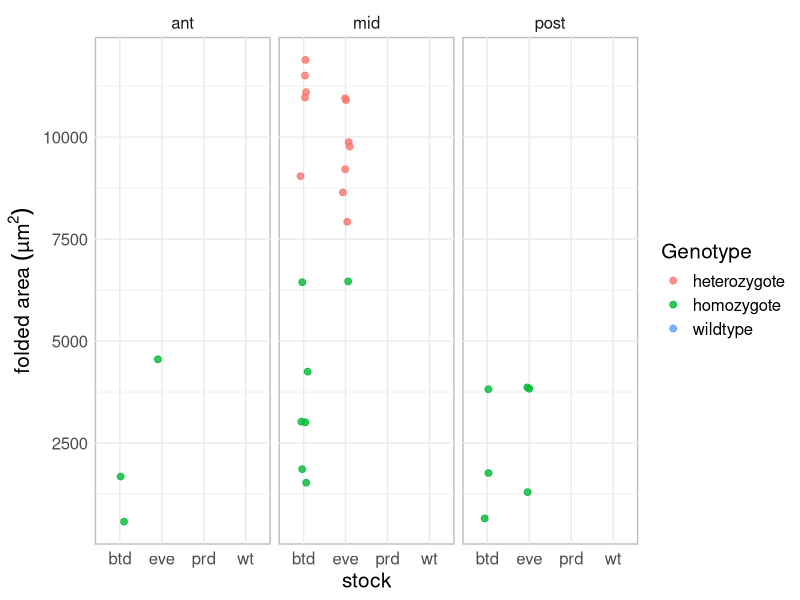
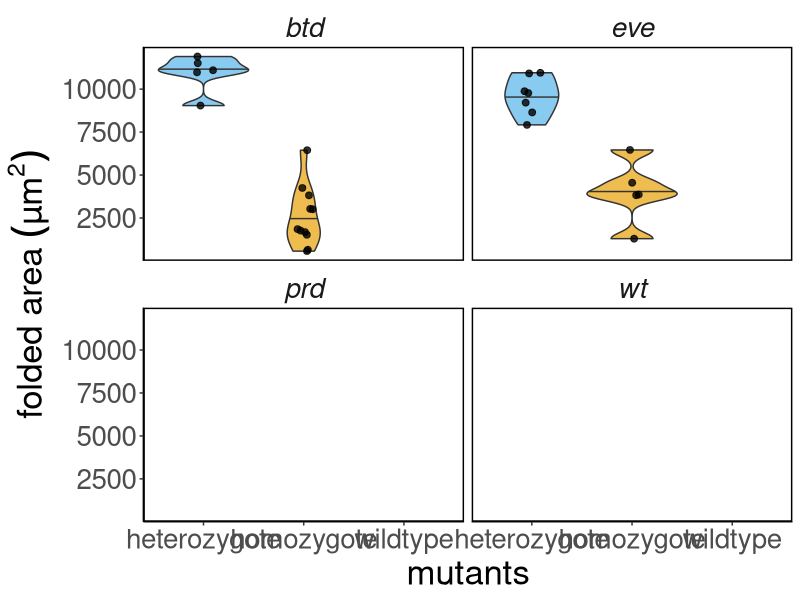
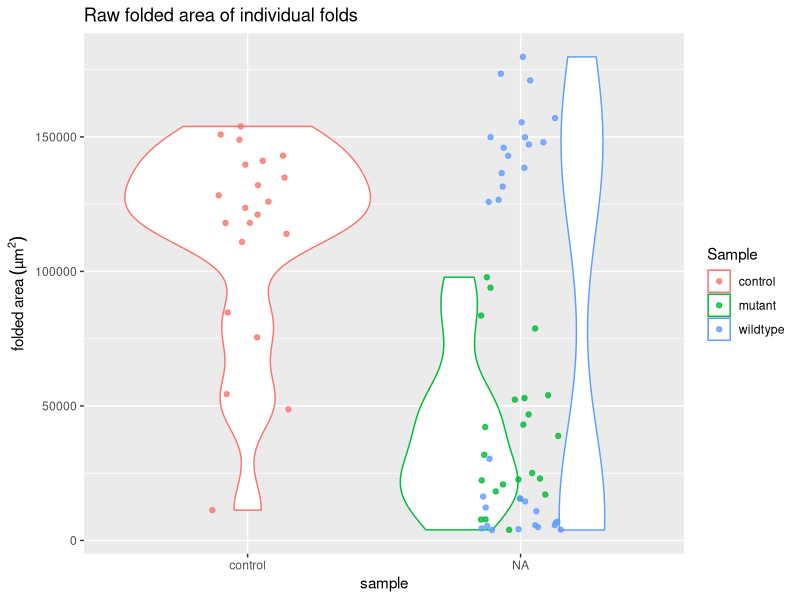
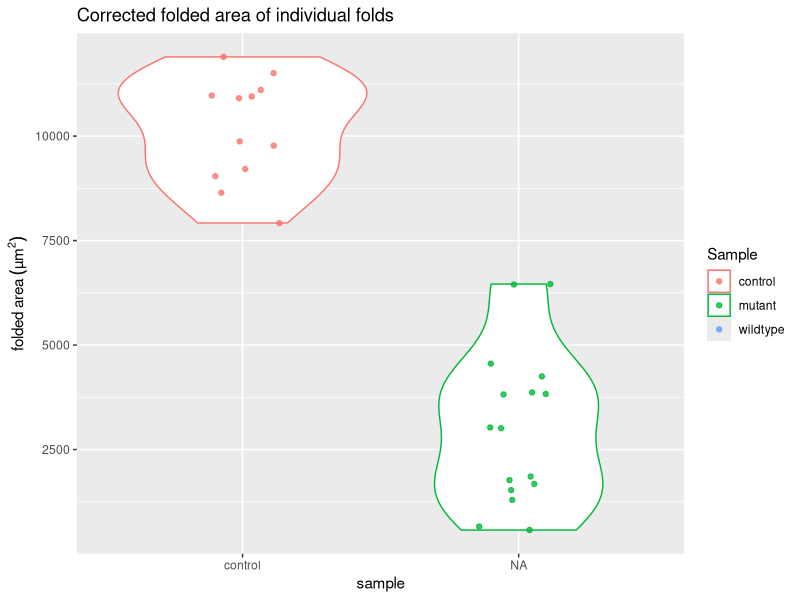
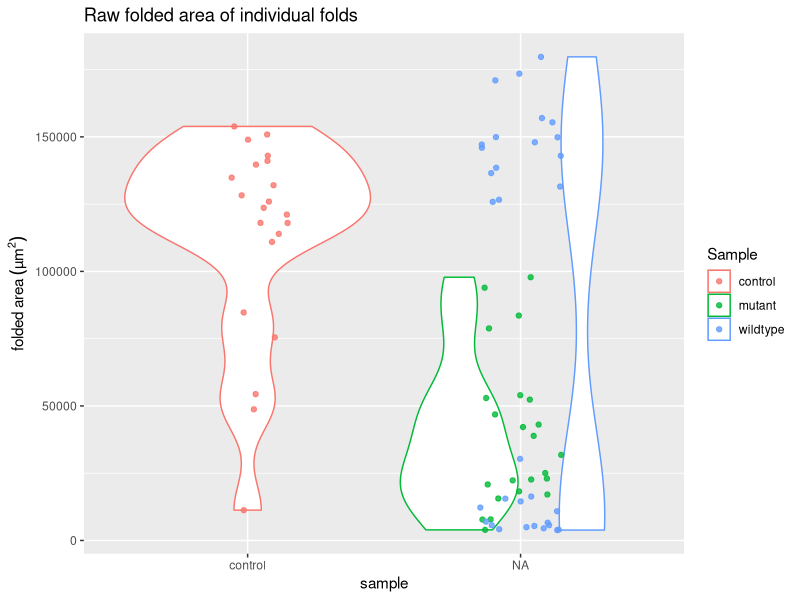
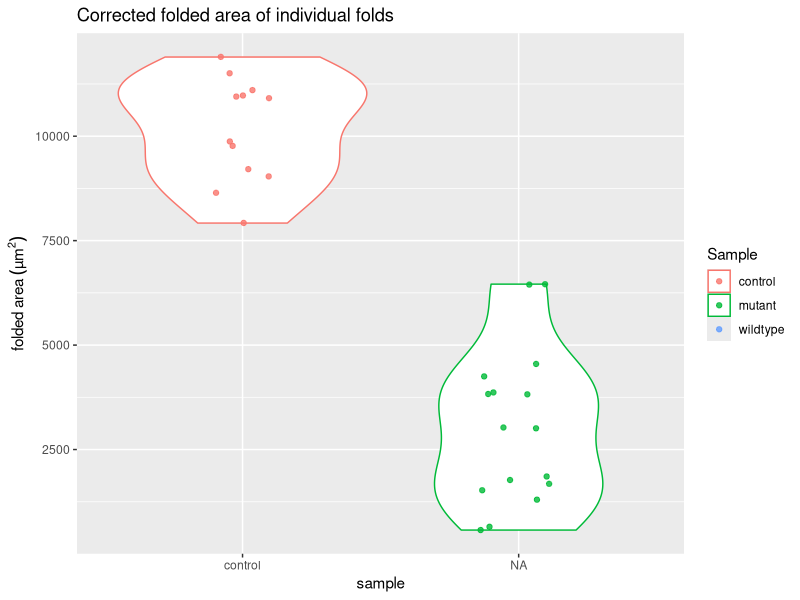

R code for these plots, in order: (Note: this script raises an error after producing the figures.)
## ---- chunk 1
knitr::opts_chunk$set(echo = TRUE, tidy = TRUE, cache = FALSE)
knitr::opts_knit$set(root.dir = "~/Dropbox/Projects/Cephalic_furrow/7-Paper/1-analyses/folded-area")
# Load ggplot
library(ggplot2)
## ---- chunk 2
# Load raw ROI measurements from ImageJ
results <- read.delim("results.txt")

# Remove slice number from the labels
results$Label <- gsub(":1", "", results$Label)

# Split label at "_s" to get the embryo name. sapply gets all first elements of the split.
results$Embryo <- sapply(strsplit(results$Label, "_s"), "[", 1)

# Remove "_CARE" from embryo name
results$Embryo <- gsub("_CARE", "", results$Embryo)

# Add columns with sample information (needs manual update for new ROIs)
#results$Stock <- substring(results$Label, 1, 3)

# Load sample info and merge with results
samples <- read.delim("samples.csv", sep = ",")
results <- merge(results, samples, by = "Label", all.x = TRUE)

# Load corrected area measurements for cartographic projections
corrected <- read.delim("corrected_results.txt", sep = "")
colnames(corrected) <- c("Label", "AreaCorr")

# Merge corrected area to results
results <- merge(results, corrected, by = "Label", all.x = TRUE)

# Sum total folded area
area <- aggregate(results$Area, list(results$Embryo), sum)
colnames(area) <- c("Embryo", "Area")

# Sum total folded area corrected
areacorr <- aggregate(results$AreaCorr, list(results$Embryo), sum)
colnames(areacorr) <- c("Embryo", "AreaCorr")

# Count number of folds
nfold <- data.frame(table(results$Embryo))
colnames(nfold) <- c("Embryo", "Folds")

# Get sample information
embryos <- unique(results[, c("Embryo", "Stock", "Sample", "Genotype")])

# Merge datasets
total <- merge(area, areacorr, by = "Embryo", all.x = TRUE)
total <- merge(total, nfold, by = "Embryo", all.x = TRUE)
total <- merge(total, embryos, by = "Embryo", all.x = TRUE)

# Print btd embryos
sprintf("btd: embryos=%s (het=%s, hom=%s), folds=%s (het=%s, hom=%s)",
        length(embryos[embryos$Stock == "btd",]$Embryo), # total embryos
        length(embryos[embryos$Genotype == "heterozygote" & embryos$Stock == "btd",]$Embryo), # het embryos
        length(embryos[embryos$Genotype == "homozygote" & embryos$Stock == "btd",]$Embryo), # hom embryos
        
        length(results[results$Stock == "btd",]$Label), # total folds
        length(results[results$Genotype == "heterozygote" & results$Stock == "btd",]$Label), # het folds
        length(results[results$Genotype == "homozygote" & results$Stock == "btd",]$Label) # het folds
        )

# Print eve embryos
sprintf("eve: embryos=%s (het=%s, hom=%s), folds=%s (het=%s, hom=%s)",
        length(embryos[embryos$Stock == "eve",]$Embryo), # total embryos
        length(embryos[embryos$Genotype == "heterozygote" & embryos$Stock == "eve",]$Embryo), # het embryos
        length(embryos[embryos$Genotype == "homozygote" & embryos$Stock == "eve",]$Embryo), # hom embryos
        
        length(results[results$Stock == "eve",]$Label), # total folds
        length(results[results$Genotype == "heterozygote" & results$Stock == "eve",]$Label), # het folds
        length(results[results$Genotype == "homozygote" & results$Stock == "eve",]$Label) # het folds
        )

# Print prd embryos
sprintf("prd: embryos=%s (het=%s, hom=%s), folds=%s (het=%s, hom=%s)",
        length(embryos[embryos$Stock == "prd",]$Embryo), # total embryos
        length(embryos[embryos$Genotype == "heterozygote" & embryos$Stock == "prd",]$Embryo), # het embryos
        length(embryos[embryos$Genotype == "homozygote" & embryos$Stock == "prd",]$Embryo), # hom embryos
        
        length(results[results$Stock == "prd",]$Label), # total folds
        length(results[results$Genotype == "heterozygote" & results$Stock == "prd",]$Label), # het folds
        length(results[results$Genotype == "homozygote" & results$Stock == "prd",]$Label) # het folds
        )

# Print wt embryos
sprintf("wt: embryos=%s, folds=%s",
        length(embryos[embryos$Stock == "wt",]$Embryo), # total embryos
        length(results[results$Stock == "wt",]$Label) # total folds
        )


## ---- chunk 3
# Corrected area of individual folds per position
ggplot(results, aes(Stock, AreaCorr, colour = Genotype)) +
  geom_jitter(alpha = 0.8, width = 0.1, size = 2) +
  labs(x = "stock", y = expression(paste("folded area ", (µm^2)))) +
  facet_wrap(~Position, strip.position = "top") +
  theme_minimal() +
  theme(text =  element_text(size = 15),
        panel.background = element_rect(colour = "gray", size=1)
  )

# Plot corrected area of individual folds
ggplot(results, aes(Genotype, AreaCorr, fill = Genotype)) +
  geom_violin(draw_quantiles = c("0.5"), show.legend = FALSE, alpha = 0.7) +
  geom_jitter(alpha = 0.8, width = 0.1, size = 2, show.legend = FALSE) +
  labs(x = "mutants", y = expression(paste("folded area ", (µm^2)))) +
  facet_wrap(~Stock, strip.position = "top") +
  scale_color_manual(values=c("#56b4e9", "#e69f03", "#cc79a7")) +
  scale_fill_manual(values=c("#56b4e9", "#e69f03", "#cc79a7")) +
  theme_classic() +
  theme(text =  element_text(size = 25),
        strip.background = element_blank(),
        strip.placement = "outside",
        strip.text.x = element_text(face = "italic"),
        panel.background = element_rect(colour = "black", size=1))


## ---- chunk 4
# Plot raw area of individual folds
ggplot(results, aes(factor(Sample, level = c("control", "btd", "eve", "prd")), Area, colour = Sample)) +
  geom_violin() + geom_jitter(alpha = 0.8, width = 0.15) +
  labs(title = "Raw folded area of individual folds", x = "sample", y = expression(paste("folded area ", (µm^2))))
ggsave("4-plots/area_raw_folds.png")

# Plot corrected area of individual folds
ggplot(results, aes(factor(Sample, level = c("control", "btd", "eve", "prd")), AreaCorr, colour = Sample)) +
  geom_violin() + geom_jitter(alpha = 0.8, width = 0.15) +
  labs(title = "Corrected folded area of individual folds", x = "sample", y = expression(paste("folded area ", (µm^2))))
ggsave("4-plots/area_corrected_folds.png")

# Plot corrected area of individual folds
ggplot(results, aes(Genotype, AreaCorr, fill = Genotype)) +
  geom_violin(draw_quantiles = c("0.5"), show.legend = FALSE, alpha = 0.7) +
  geom_jitter(alpha = 0.8, width = 0.1, size = 2, show.legend = FALSE) +
  labs(x = "mutants", y = expression(paste("folded area ", (µm^2)))) +
  facet_wrap(~Stock, strip.position = "top") +
  scale_color_manual(values=c("#56b4e9", "#e69f03")) +
  scale_fill_manual(values=c("#56b4e9", "#e69f03")) +
  theme_classic() +
  theme(text =  element_text(size = 25),
        strip.background = element_blank(),
        strip.placement = "outside",
        strip.text.x = element_text(face = "italic"),
        panel.background = element_rect(colour = "black", size=1))
ggsave("4-plots/area_corrected_folds_facet.png", width = 14, height = 5)
ggsave("4-plots/area_corrected_folds_facet.svg", width = 14, height = 5)

# Plot raw area of individual folds
ggplot(total, aes(factor(Sample, level = c("control", "btd", "eve", "prd")), Area, colour = Sample)) +
  geom_violin() + geom_jitter(alpha = 0.8, width = 0.15) +
  labs(title = "Raw folded area per embryo", x = "sample", y = expression(paste("folded area ", (µm^2))))
ggsave("4-plots/area_raw_embryos.png")

# Plot corrected area of individual folds
ggplot(total, aes(factor(Sample, level = c("control", "btd", "eve", "prd")), AreaCorr, colour = Sample)) +
  geom_violin() + geom_jitter(alpha = 0.8, width = 0.15) +
  labs(title = "Corrected folded area of individual folds", x = "sample", y = expression(paste("folded area ", (µm^2))))
ggsave("4-plots/area_corrected_embryos.png")

# Plot corrected area of individual folds
ggplot(total, aes(Genotype, AreaCorr, fill = Genotype)) +
  geom_violin(draw_quantiles = c("0.5"), show.legend = FALSE, alpha = 0.7) +
  geom_jitter(alpha = 0.8, width = 0.1, size = 2, show.legend = FALSE) +
  labs(x = "mutants", y = expression(paste("folded area ", (µm^2)))) +
  facet_wrap(~Stock, strip.position = "top") +
  scale_color_manual(values=c("#56b4e9", "#e69f03")) +
  scale_fill_manual(values=c("#56b4e9", "#e69f03")) +
  theme_classic() +
  theme(text =  element_text(size = 25),
        strip.background = element_blank(),
        strip.placement = "outside",
        strip.text.x = element_text(face = "italic"),
        panel.background = element_rect(colour = "black", size=1))
ggsave("4-plots/area_corrected_embryos_facet.png", width = 14, height = 5)
ggsave("4-plots/area_corrected_embryos_facet.svg", width = 14, height = 5)

# Plot correlation between raw area and number of folds
ggplot(total, aes(Folds, Area, colour = Sample)) + geom_point()
ggsave("4-plots/area_raw_by_nfolds.png")
# Plot correlation between corrected area and number of folds
ggplot(total, aes(Folds, AreaCorr, colour = Sample)) + geom_point()
ggsave("4-plots/area_corrected_by_nfolds.png")

## ---- chunk 5
# Subset results
results_btdeve <- results[results$Stock != "prd",]
total_btdeve <- total[total$Stock != "prd",]

# Plot raw area of individual folds
ggplot(results_btdeve, aes(factor(Sample, level = c("control", "btd", "eve")), Area, colour = Sample)) +
  geom_violin() + geom_jitter(alpha = 0.8, width = 0.15) +
  labs(title = "Raw folded area of individual folds", x = "sample", y = expression(paste("folded area ", (µm^2))))
ggsave("4-plots/btdeve_area_raw_folds.png")

# Plot corrected area of individual folds
ggplot(results_btdeve, aes(factor(Sample, level = c("control", "btd", "eve")), AreaCorr, colour = Sample)) +
  geom_violin() + geom_jitter(alpha = 0.8, width = 0.15) +
  labs(title = "Corrected folded area of individual folds", x = "sample", y = expression(paste("folded area ", (µm^2))))
ggsave("4-plots/btdeve_area_corrected_folds.png")

# Plot corrected area of individual folds
ggplot(results_btdeve, aes(Genotype, AreaCorr, fill = Genotype)) +
  geom_violin(draw_quantiles = c("0.5"), show.legend = FALSE, alpha = 0.7) +
  geom_jitter(alpha = 0.8, width = 0.1, size = 2, show.legend = FALSE) +
  labs(x = "mutants", y = expression(paste("folded area ", (µm^2*10^3)))) +
  facet_wrap(~Stock, strip.position = "top") +
  scale_color_manual(values=c("#56b4e9", "#e69f03")) +
  scale_fill_manual(values=c("#56b4e9", "#e69f03")) +
  scale_y_continuous(labels = function(x) x/1000) +
  theme_classic() +
  theme(text =  element_text(size = 30),
        strip.background = element_blank(),
        strip.placement = "outside",
        strip.text.x = element_text(face = "italic"),
        panel.background = element_rect(colour = "black", size=1))
ggsave("4-plots/btdeve_area_corrected_folds_facet.png", width = 12, height = 6)
ggsave("4-plots/btdeve_area_corrected_folds_facet.svg", width = 12, height = 6)

# Plot raw area of folding per embryo
ggplot(total_btdeve, aes(factor(Sample, level = c("control", "btd", "eve")), Area, colour = Sample)) +
  geom_violin() + geom_jitter(alpha = 0.8, width = 0.15) +
  labs(title = "Raw folded area per embryo", x = "sample", y = expression(paste("folded area ", (µm^2))))
ggsave("4-plots/btdeve_area_raw_embryos.png")

# Plot corrected area of folding per embryo
ggplot(total_btdeve, aes(factor(Sample, level = c("control", "btd", "eve")), AreaCorr, colour = Sample)) +
  geom_violin() + geom_jitter(alpha = 0.8, width = 0.15) +
  labs(title = "Corrected folded area of individual folds", x = "sample", y = expression(paste("folded area ", (µm^2))))
ggsave("4-plots/btdeve_area_corrected_embryos.png")

# Plot corrected area of folding per embryo
ggplot(total_btdeve, aes(Genotype, AreaCorr, fill = Genotype)) +
  geom_violin(draw_quantiles = c("0.5"), show.legend = FALSE, alpha = 0.7) +
  geom_jitter(alpha = 0.8, width = 0.1, size = 2, show.legend = FALSE) +
  labs(x = "mutants", y = expression(paste("folded area ", (µm^2*10^3)))) +
  facet_wrap(~Stock, strip.position = "top") +
  scale_color_manual(values=c("#56b4e9", "#e69f03")) +
  scale_fill_manual(values=c("#56b4e9", "#e69f03")) +
  scale_y_continuous(labels = function(x) x/1000) +
  theme_classic() +
  theme(text =  element_text(size = 30),
        strip.background = element_blank(),
        strip.placement = "outside",
        strip.text.x = element_text(face = "italic"),
        panel.background = element_rect(colour = "black", size=1))
ggsave("4-plots/btdeve_area_corrected_embryos_facet.png", width = 12, height = 6)
ggsave("4-plots/btdeve_area_corrected_embryos_facet.svg", width = 12, height = 6)

# Plot correlation between raw area and number of folds
ggplot(total_btdeve, aes(Folds, Area, colour = Sample)) + geom_point()
ggsave("4-plots/btdeve_area_raw_by_nfolds.png")

# Plot correlation between corrected area and number of folds
ggplot(total_btdeve, aes(Folds, AreaCorr, colour = Sample)) + geom_point()
ggsave("4-plots/btdeve_area_corrected_by_nfolds.png")
